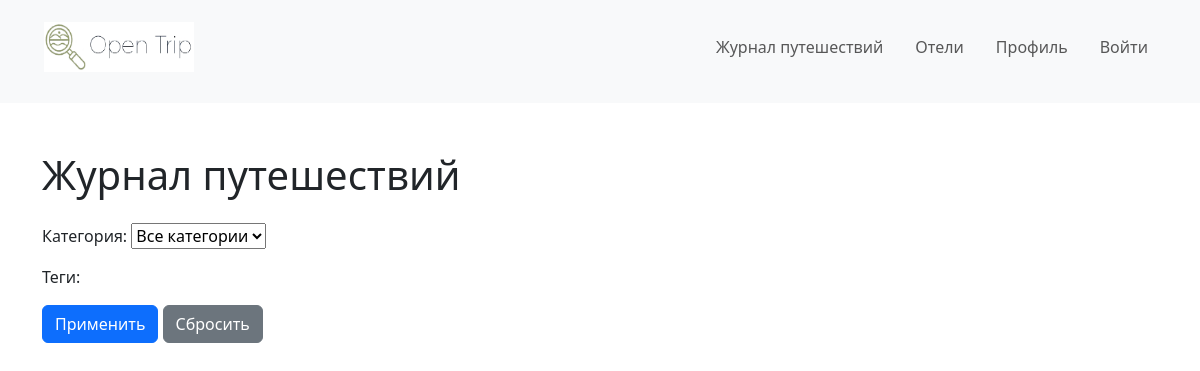
The page /journal/articles/ on the database as committed earlier.
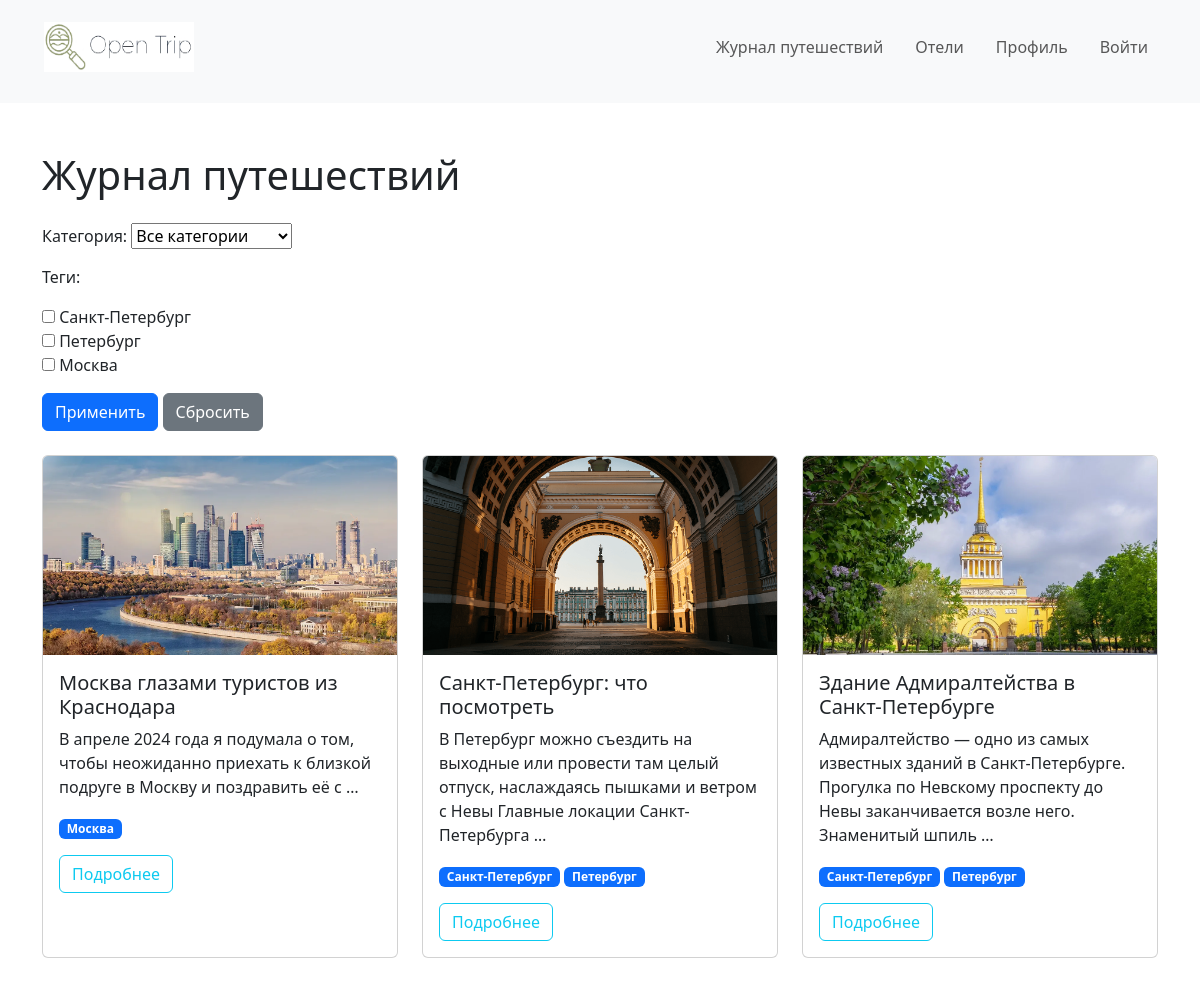
The same page on the database as committed later.
### travel_journals/models.py (models this page shows, shortened)
class Article(models.Model):
    user = models.ForeignKey(settings.AUTH_USER_MODEL, on_delete=models.CASCADE, related_name='articles', verbose_name='Автор')
    title = models.CharField(max_length=200, verbose_name='Заголовок')
    content = models.TextField(verbose_name='Текст статьи')
    created_at = models.DateTimeField(auto_now_add=True, verbose_name='Дата создания')
    is_public = models.BooleanField(default=True, verbose_name='Публичный')
    category = models.ForeignKey(Category, on_delete=models.SET_NULL, null=True, blank=True, related_name='articles', verbose_name='Категория')
    tags = models.ManyToManyField(Tag, related_name='articles', blank=True, verbose_name='Теги')
    users_like = models.ManyToManyField(settings.AUTH_USER_MODEL, related_name='liked_articles', blank=True, verbose_name='Лайки')
    saved_by = models.ManyToManyField(settings.AUTH_USER_MODEL, blank=True, through="SavedArticle", verbose_name='Сохранено пользователями')
    class Meta:
        verbose_name = 'Статья'
        verbose_name_plural = 'Статьи'
        ordering = ['-created_at']

class ArticleImage(models.Model):
    article = models.ForeignKey(Article, on_delete=models.CASCADE, related_name='article_images', verbose_name='Статья')
    image = models.ImageField(upload_to='article_images/', verbose_name='Изображение')
    class Meta:
        verbose_name = 'Изображение статьи'
        verbose_name_plural = 'Изображения статьи'

class Tag(models.Model):
    name = models.CharField(max_length=100, unique=True, verbose_name='Название тега')
    class Meta:
        verbose_name = 'Тег'
        verbose_name_plural = 'Теги'
    def __str__(self):
        return self.name

### travel_journals/views.py (the view)
# urls.py: path('articles/', ArticleListView.as_view(), name='article_list'),
class ArticleListView(ListView):
    model = Article
    template_name = 'travel_journal/article_list.html'
    context_object_name = 'articles'
    def get_queryset(self):
        queryset = super().get_queryset()
        self.filterset = ArticleFilter(self.request.GET, queryset=queryset)
        return self.filterset.qs
    def get_context_data(self, **kwargs):
        context = super().get_context_data(**kwargs)
        context['filter'] = self.filterset
        return context

### travel_journals/models.py (called while the page is built)
    def __str__(self):
        return self.name

### travel_journals/templates/travel_journals/article_list.html (shortened to what this page needs)
{% extends 'base.html' %}
{% block body %}
<div class="container mt-5">
    <h1 class="mb-4">Журнал путешествий</h1>
    <form method="get" class="mb-4">
        {{ filter.form.as_p }}
        <button type="submit" class="btn btn-primary">Применить</button>
        <a href="{% url 'travel_journals_app:article_list' %}" class="btn btn-secondary">Сбросить</a>
    </form>
    <div class="row">
        {% for article in articles %}
            <div class="col-md-4 mb-4">
                <div class="card h-100">
                    <img src="{{ article.article_images.first.image.url }}" class="card-img-top" alt="Image for {{ article.title }}">
                    <div class="card-body">
                        <h5 class="card-title">{{ article.title }}</h5>
                        <p class="card-text">{{ article.content|truncatewords:20 }}</p>
                        <div class="mt-3">
                            {% for tag in article.tags.all %}
                                <span class="badge bg-primary text-white">{{ tag.name }}</span>
                            {% endfor %}
                        </div>
                        <a href="{% url 'travel_journals_app:article_detail' article.id %}" class="btn btn-outline-info mt-3">Подробнее</a>
                    </div>
                </div>
            </div>
        {% endfor %}
    </div>
</div>
{% endblock %}

### bookings/templates/base.html (shortened to what this page needs)
<!DOCTYPE html>
<html lang="ru">
<head>
    {% load django_bootstrap5 %}
    {% bootstrap_css %}
    {% load static %}
</head>
<body>
<nav class="navbar navbar-expand-lg navbar-light bg-light">
    <div class="container" style="padding-bottom:10px;">
        <a class="navbar-brand" href="{% url 'main' %}">
            <img src="{% static 'logo.jpeg' %}" width="150" height="50" class="d-inline-block align-text-top">
        </a>
        <ul class="navbar-nav">
            <li class="nav-item">
                <a class="nav-link" href="#">Журнал путешествий</a>
            </li>
            <li class="nav-item">
                <a class="nav-link" href="#">Отели</a>
            </li>
            <li class="nav-item">
                <a class="nav-link" href="#">Профиль</a>
            </li>
            <li class="nav-item">
                <a class="nav-link btn btn-outline-primary" href="#">Войти</a>
            </li>
        </ul>
    </div>
</nav>
{% block body %}{% endblock %}
</body>
</html>

### bookings/templates/base.html (style rules this page uses)
body { margin: 0; padding: 0; }
.navbar { padding: 1rem 2rem; }
.navbar-nav { display: flex; align-items: center; }
.navbar-nav > li { margin-left: 1rem; }

Rows that differ between the two databases and show on the page:
added Article: article_images.first.image (picture), title "Москва глазами туристов из Краснодара", content "В апреле 2024 года я подумала о том, чтобы неожиданно приехать к близкой подруге в Москву и поздравить её с …"
added Tag: name "Москва", shown under "Москва глазами туристов из Краснодара"
added Article: article_images.first.image (picture), title "Санкт-Петербург: что посмотреть", content "В Петербург можно съездить на выходные или провести там целый отпуск, наслаждаясь пышками и ветром с Невы Главные локации Санкт-Петербурга …"
added Tag: name "Санкт-Петербург"
added Tag: name "Петербург"
added Article: article_images.first.image (picture), title "Здание Адмиралтейства в Санкт-Петербурге", content "Адмиралтейство — одно из самых известных зданий в Санкт-Петербурге. Прогулка по Невскому проспекту до Невы заканчивается возле него. Знаменитый шпиль …"
Other text that changed with them:
form field tags: (not shown) → "☐ ☐ ☐"
text no longer shown: "Категория: Теги:"
text now shown: "Категория: Теги: Санкт-Петербург Петербург Москва"
